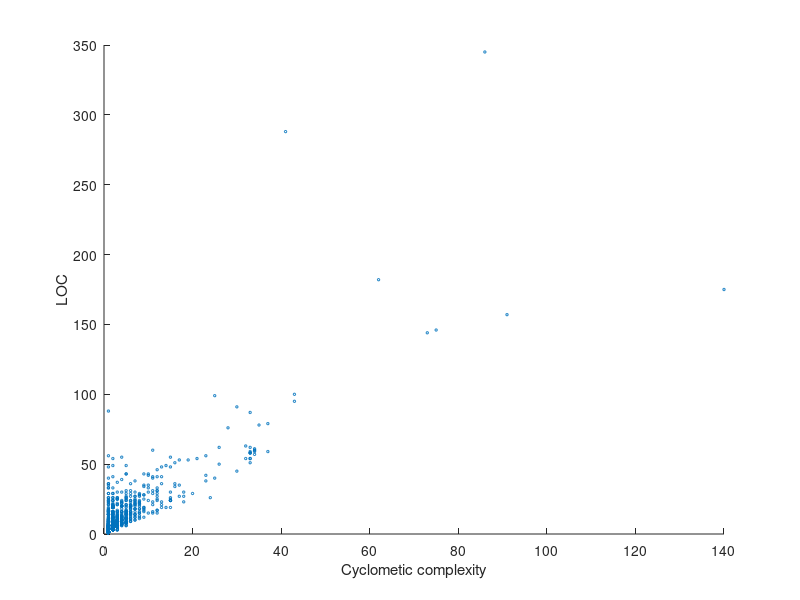

Reproduce this figure in MATLAB. (Note: this script raises an error after producing the figure.)
load results.mat;

scatter(results(:,1),results(:,2),3)
xlabel('Cyclometic complexity')
ylabel('LOC')
treatedCyc= [1;2;5;10];

for i = 1: size(treatedCyc)
    cyc = treatedCyc(i);
    loc = histForCyc(cyc,results);
    saveHistograms(loc,strcat('histForCyc ',num2str(treatedCyc(i))));
end

calcError(2.09561, 2.4646,results)